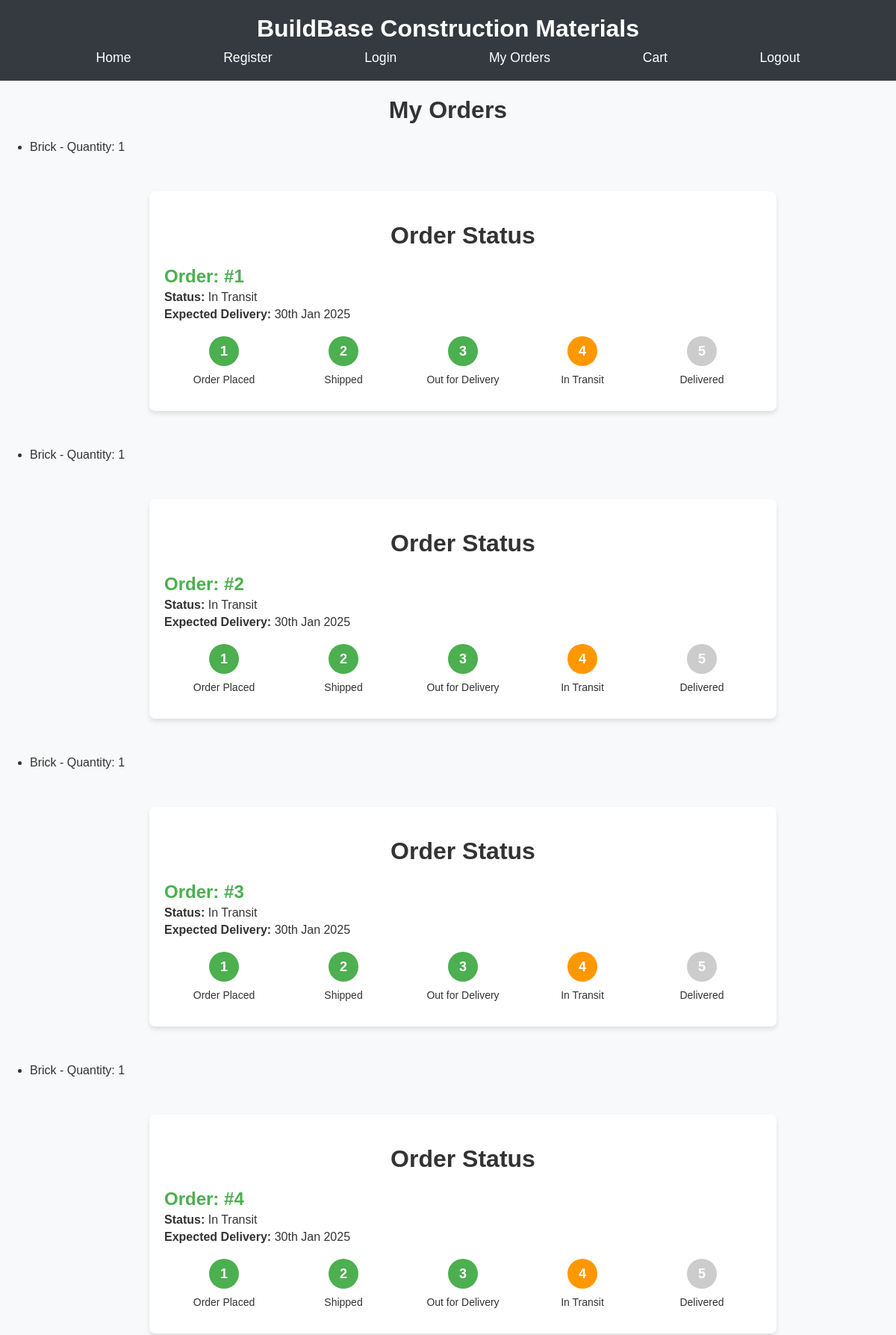
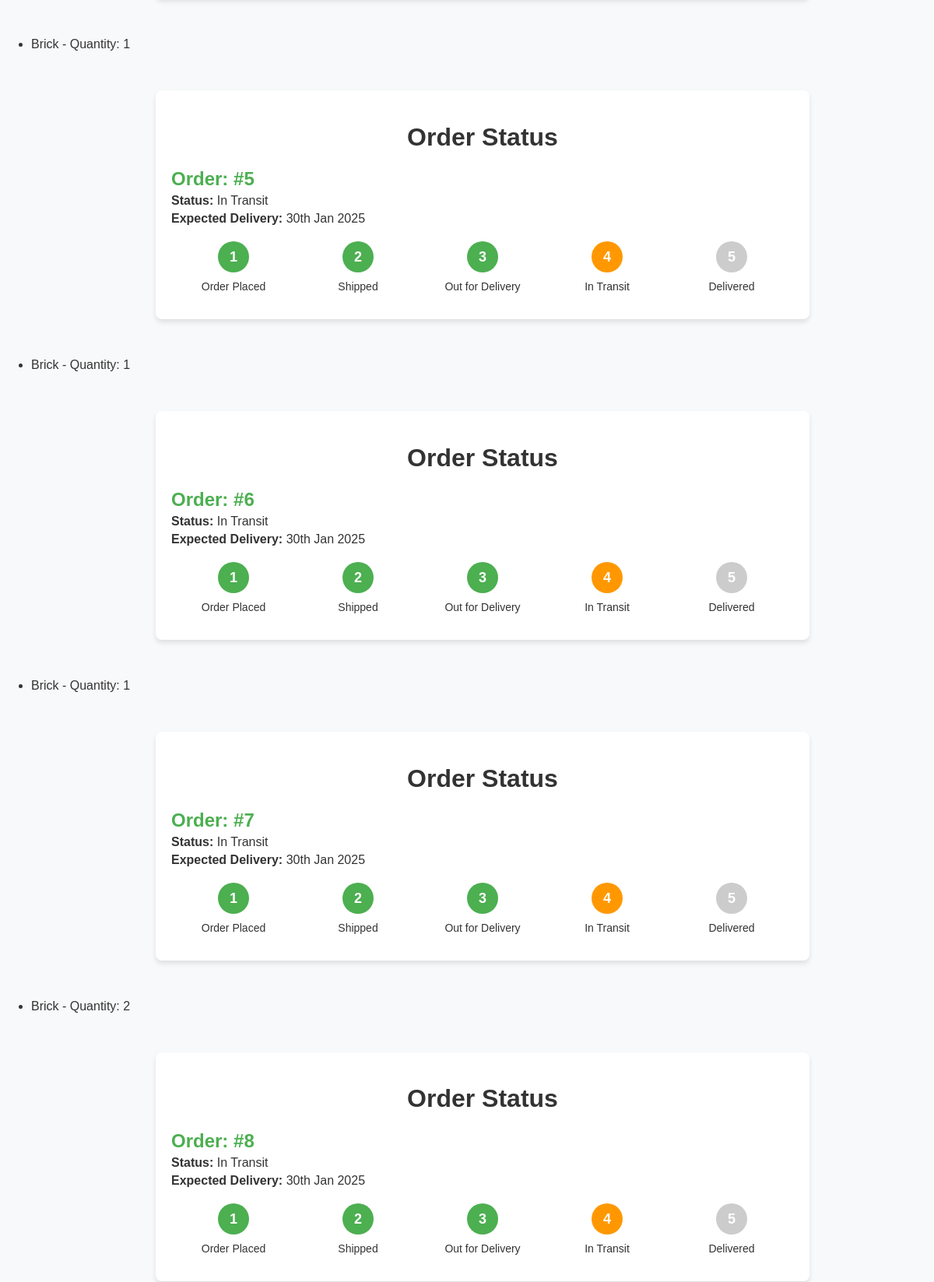
The page /user/orders/ (signed in, upper part) on the database its author committed (2 pictures, top to bottom).
### app/models.py (models this page shows, shortened)
class Order(models.Model):
    user = models.ForeignKey(User, on_delete=models.CASCADE)
    product = models.ForeignKey(Product, on_delete=models.CASCADE)
    quantity = models.IntegerField()
    ordered_at = models.DateTimeField(auto_now_add=True)
    status = models.CharField(max_length=100, default="Pending")

class Product(models.Model):
    name = models.CharField(max_length=200)
    description = models.TextField()
    price = models.DecimalField(max_digits=10, decimal_places=2)
    stock = models.IntegerField()
    image = models.ImageField(upload_to='products/')
    category = models.CharField(max_length=100)

### app/views.py (the view)
# urls.py: path('user/orders/', views.user_orders, name='user_orders'),
def user_orders(request):
    orders = Order.objects.filter(user=request.user)
    return render(request, 'user/user_orders.html', {'orders': orders})

### templates/user/user_orders.html (shortened to what this page needs)
<!DOCTYPE html>
<html lang="en">
<head>
    {% load static %}
    <link rel="stylesheet" href="{% static 'css/user_order.css' %}">
</head>
<body>
    <header>
        <h1>BuildBase Construction Materials</h1>
        <nav>
            <a href="{% url 'home' %}">Home</a>
            <a href="{% url 'register' %}">Register</a>
            <a href="{% url 'login' %}">Login</a>
            <a href="{% url 'user_orders' %}">My Orders</a>
            <a href="{% url 'view_cart' %}">Cart</a>
            <a href="{% url 'logout' %}">Logout</a>
        </nav>
    </header>
    <h1>My Orders</h1>
    <ul>
        {% for order in orders %}
            <li>{{ order.product.name }} - Quantity: {{ order.quantity }}
                <div class="order-status-container">
                    <h1>Order Status</h1>
                    <div class="order-summary">
                        <h2>Order: #{{ order.id }}</h2>
                        <p><strong>Status:</strong> In Transit</p>
                        <p><strong>Expected Delivery:</strong> 30th Jan 2025</p>
                    </div>
                    <div class="status-timeline">
                        <div class="status-step completed">
                            <div class="status-circle">1</div>
                            <p>Order Placed</p>
                        </div>
                        <div class="status-step completed">
                            <div class="status-circle">2</div>
                            <p>Shipped</p>
                        </div>
                        <div class="status-step completed">
                            <div class="status-circle">3</div>
                            <p>Out for Delivery</p>
                        </div>
                        <div class="status-step current">
                            <div class="status-circle">4</div>
                            <p>In Transit</p>
                        </div>
                        <div class="status-step">
                            <div class="status-circle">5</div>
                            <p>Delivered</p>
                        </div>
                    </div>
                </div>
                </li>
        {% endfor %}
    </ul>
</body>
</html>

### static/css/user_order.css (style rules this page uses)
body { font-family: Arial, sans-serif; margin: 0; padding: 0; color: #333; background-color: #f8f9fa; }
header { background-color: #343a40; color: white; padding: 20px; text-align: center; }
header h1 { margin: 0; font-size: 2rem; color: white; }
header nav { margin-top: 10px; display: flex; justify-content: space-evenly; }
header nav a { color: white; text-decoration: none; margin: 0 15px; font-size: 1.1rem; }
.order-status-container { max-width: 800px; margin: 50px auto; padding: 20px; background-color: #fff; box-shadow: 0 4px 6px rgba(0, 0, 0, 0.1); border-radius: 8px; }
h1 { text-align: center; color: #333; }
.order-summary { margin-bottom: 20px; }
.order-summary h2 { margin: 0; font-size: 24px; color: #4CAF50; }
.order-summary p { margin: 5px 0; font-size: 16px; }
.status-timeline { display: flex; justify-content: space-between; position: relative; }
.status-step { text-align: center; width: 20%; position: relative; }
.status-step p { margin-top: 10px; font-size: 14px; }
.status-circle { width: 40px; height: 40px; background-color: #ccc; color: white; border-radius: 50%; line-height: 40px; font-size: 18px; font-weight: bold; margin: 0 auto; transition: background-color 0.3s; }
.status-step.completed .status-circle { background-color: #4CAF50; }
.status-step.current .status-circle { background-color: #FF9800; }
.status-step:not(.completed):not(.current) .status-circle { background-color: #ccc; }
.status-step:not(:last-child)::after { content: ''; position: absolute; width: 100%; height: 2px; top: 20px; left: 50%; transform: translateX(-50%); z-index: -1; transition: background-color 0.3s; }
.status-step.completed::after { background-color: #4CAF50; }
.status-step.current::after { background-color: #FF9800; }
.status-step:not(.completed):not(.current)::after { background-color: #ccc; }
.status-step:last-child::after { content: none; }

### rows shown on the page
Order: product.name "Brick", quantity "1", id "1"
Order: product.name "Brick", quantity "1", id "2"
Order: product.name "Brick", quantity "1", id "3"
Order: product.name "Brick", quantity "1", id "4"
Order: product.name "Brick", quantity "1", id "5"
Order: product.name "Brick", quantity "1", id "6"
Order: product.name "Brick", quantity "1", id "7"
Order: product.name "Brick", quantity "2", id "8"
